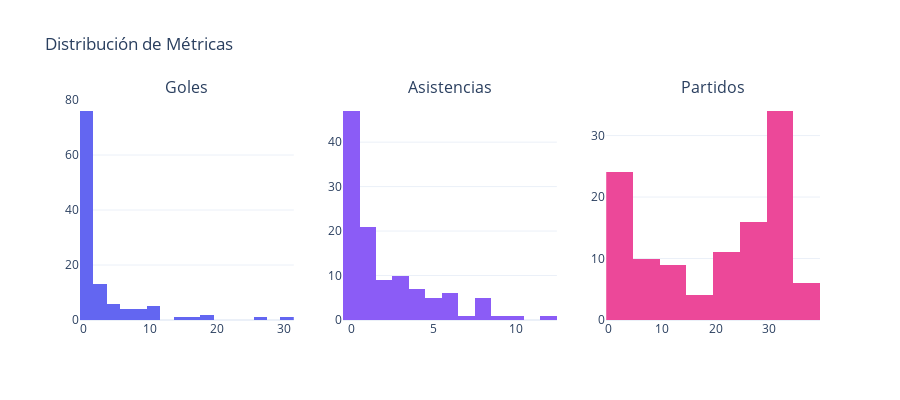

Source (notebook cell):
### Code cell
# Distribución de Goles, Asistencias y Partidos
fig = make_subplots(rows=1, cols=3, subplot_titles=['Goles', 'Asistencias', 'Partidos'])

fig.add_trace(go.Histogram(x=df['Gls'], marker_color='#6366f1', name='Gls'), row=1, col=1)
fig.add_trace(go.Histogram(x=df['Ast'], marker_color='#8b5cf6', name='Ast'), row=1, col=2)
fig.add_trace(go.Histogram(x=df['MP'], marker_color='#ec4899', name='MP'), row=1, col=3)

fig.update_layout(height=400, showlegend=False, title='Distribución de Métricas', template='plotly_white')
fig.show()

### Figure 1 — Plotly figure (JSON) as saved in the notebook; plotly's stock layout.template omitted (floating-point values rounded to 4 significant figures)
{"data": [{"marker": {"color": "#6366f1"}, "name": "Gls", "type": "histogram", "x": [2.0, 10.0, 1.0, 27.0, 0.0, 2.0, 1.0, 1.0, 0.0, 0.0, 0.0, 0.0, 0.0, 0.0, 1.0, 1.0, 17.0, 1.0, 0.0, 0.0, 0.0, 1.0, 2.0, 1.0, 2.0, 3.0, 4.0, 0.0, 0.0, 0.0, 3.0, 1.0, 0.0, 9.0, 19.0, 0.0, 0.0, 0.0, 0.0, 0.0, 0.0, 10.0, 2.0, 0.0, 0.0, 0.0, 5.0, 4.0, 1.0, 0.0, 1.0, 9.0, 1.0, 0.0, 0.0, 7.0, 4.0, 3.0, 2.0, 3.0, 1.0, 10.0, 0.0, 0.0, 0.0, 2.0, 0.0, 0.0, 0.0, 0.0, 1.0, 15.0, 10.0, 6.0, 0.0, 1.0, 8.0, 0.0, 0.0, 4.0, 0.0, 19.0, 0.0, 0.0, 0.0, 0.0, 0.0, 9.0, 1.0, 1.0, 0.0, 0.0, 0.0, 4.0, 1.0, 0.0, 0.0, 0.0, 3.0, 11.0, 0.0, 31.0, 0.0, 1.0, 2.0, 0.0, 1.0, 6.0, 0.0, 0.0, 0.0, 6.0, 1.0, 0.0], "xaxis": "x", "yaxis": "y"}, {"marker": {"color": "#8b5cf6"}, "name": "Ast", "type": "histogram", "x": [3.0, 0.0, 0.0, 12.0, 0.0, 1.0, 3.0, 3.0, 0.0, 0.0, 0.0, 0.0, 1.0, 1.0, 0.0, 3.0, 10.0, 3.0, 0.0, 0.0, 2.0, 1.0, 1.0, 2.0, 8.0, 0.0, 4.0, 0.0, 0.0, 1.0, 0.0, 3.0, 0.0, 6.0, 3.0, 1.0, 2.0, 0.0, 4.0, 0.0, 1.0, 9.0, 4.0, 0.0, 0.0, 1.0, 0.0, 3.0, 1.0, 0.0, 1.0, 8.0, 0.0, 4.0, 0.0, 4.0, 1.0, 6.0, 7.0, 1.0, 0.0, 5.0, 0.0, 0.0, 1.0, 6.0, 0.0, 0.0, 0.0, 0.0, 8.0, 5.0, 2.0, 0.0, 0.0, 5.0, 6.0, 0.0, 2.0, 3.0, 2.0, 6.0, 0.0, 1.0, 0.0, 0.0, 1.0, 8.0, 2.0, 0.0, 0.0, 0.0, 0.0, 2.0, 0.0, 0.0, 2.0, 1.0, 4.0, 8.0, 1.0, 3.0, 1.0, 1.0, 6.0, 0.0, 0.0, 5.0, 0.0, 0.0, 1.0, 4.0, 5.0, 0.0], "xaxis": "x2", "yaxis": "y2"}, {"marker": {"color": "#ec4899"}, "name": "MP", "type": "histogram", "x": [30, 31, 5, 32, 1, 26, 24, 32, 11, 36, 2, 3, 3, 18, 14, 15, 35, 28, 1, 2, 12, 9, 22, 34, 28, 28, 33, 1, 5, 31, 29, 23, 2, 31, 24, 37, 27, 1, 30, 31, 6, 33, 30, 7, 9, 18, 33, 33, 27, 3, 6, 34, 33, 33, 1, 34, 23, 29, 37, 27, 33, 34, 1, 4, 29, 32, 10, 23, 2, 21, 33, 26, 34, 10, 2, 25, 31, 4, 20, 28, 31, 28, 14, 14, 2, 7, 23, 31, 19, 8, 23, 2, 30, 31, 22, 1, 31, 3, 28, 30, 7, 34, 14, 12, 35, 2, 3, 30, 29, 32, 4, 36, 32, 1], "xaxis": "x3", "yaxis": "y3"}], "layout": {"annotations": [{"font": {"size": 16}, "showarrow": false, "text": "Goles", "x": 0.1444, "xanchor": "center", "xref": "paper", "y": 1, "yanchor": "bottom", "yref": "paper"}, {"font": {"size": 16}, "showarrow": false, "text": "Asistencias", "x": 0.5, "xanchor": "center", "xref": "paper", "y": 1, "yanchor": "bottom", "yref": "paper"}, {"font": {"size": 16}, "showarrow": false, "text": "Partidos", "x": 0.8556, "xanchor": "center", "xref": "paper", "y": 1, "yanchor": "bottom", "yref": "paper"}], "height": 400, "showlegend": false, "title": {"text": "Distribución de Métricas"}, "xaxis": {"anchor": "y", "domain": [0, 0.2889]}, "xaxis2": {"anchor": "y2", "domain": [0.3556, 0.6444]}, "xaxis3": {"anchor": "y3", "domain": [0.7111, 1]}, "yaxis": {"anchor": "x", "domain": [0, 1]}, "yaxis2": {"anchor": "x2", "domain": [0, 1]}, "yaxis3": {"anchor": "x3", "domain": [0, 1]}}}
